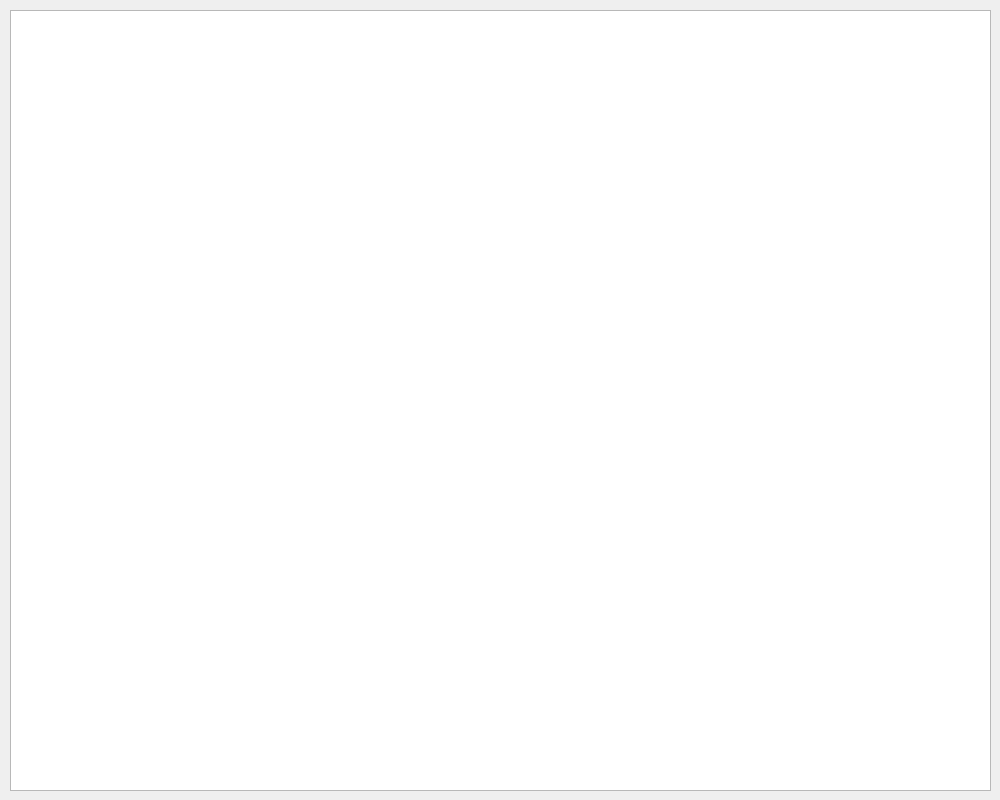
<?xml version="1.0" encoding="UTF-8"?>
<ui version="4.0">
 <class>showPic</class>
 <widget class="QWidget" name="showPic">
  <property name="geometry">
   <rect>
    <x>0</x>
    <y>0</y>
    <width>1000</width>
    <height>800</height>
   </rect>
  </property>
  <property name="windowTitle">
   <string>Form</string>
  </property>
  <widget class="QGraphicsView" name="graphicsView">
   <property name="geometry">
    <rect>
     <x>10</x>
     <y>10</y>
     <width>981</width>
     <height>781</height>
    </rect>
   </property>
  </widget>
 </widget>
 <resources/>
 <connections/>
</ui>
